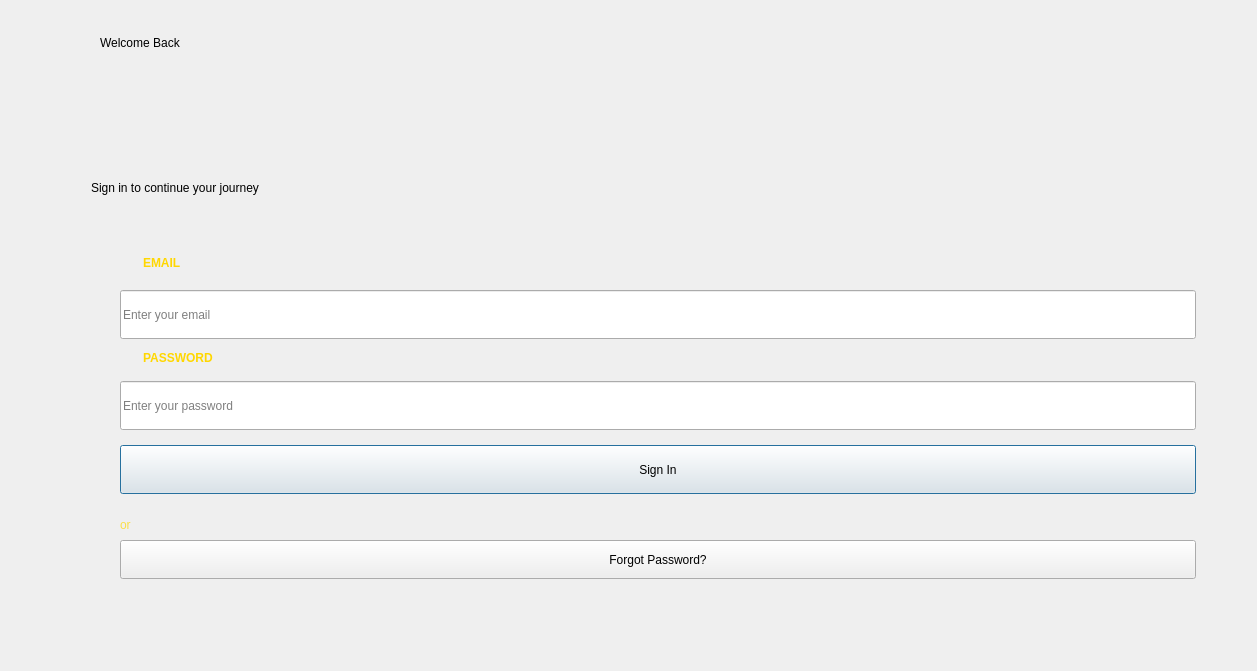
<?xml version="1.0" encoding="UTF-8"?>
<ui version="4.0">
 <class>Dialog</class>
 <widget class="QDialog" name="Dialog">
  <property name="geometry">
   <rect>
    <x>0</x>
    <y>0</y>
    <width>1257</width>
    <height>671</height>
   </rect>
  </property>
  <property name="windowTitle">
   <string>Dialog</string>
  </property>
  <widget class="QStackedWidget" name="stackedWidget">
   <property name="geometry">
    <rect>
     <x>40</x>
     <y>-10</y>
     <width>1231</width>
     <height>631</height>
    </rect>
   </property>
   <property name="currentIndex">
    <number>0</number>
   </property>
   <widget class="QWidget" name="page">
    <widget class="QLineEdit" name="emailInput_2">
     <property name="geometry">
      <rect>
       <x>80</x>
       <y>300</y>
       <width>1076</width>
       <height>49</height>
      </rect>
     </property>
     <property name="placeholderText">
      <string>Enter your email</string>
     </property>
    </widget>
    <widget class="QLabel" name="orLabel_2">
     <property name="geometry">
      <rect>
       <x>80</x>
       <y>519</y>
       <width>1081</width>
       <height>31</height>
      </rect>
     </property>
     <property name="styleSheet">
      <string notr="true">color: rgba(255, 215, 0, 0.7); font-size: 12px;</string>
     </property>
     <property name="text">
      <string>or</string>
     </property>
    </widget>
    <widget class="QLabel" name="emailLabel_2">
     <property name="geometry">
      <rect>
       <x>80</x>
       <y>265</y>
       <width>1076</width>
       <height>16</height>
      </rect>
     </property>
     <property name="styleSheet">
      <string notr="true">color: #FFD700; font-size: 12px; font-weight: bold; padding-left: 20px;</string>
     </property>
     <property name="text">
      <string>EMAIL</string>
     </property>
    </widget>
    <widget class="QPushButton" name="signInButton_2">
     <property name="geometry">
      <rect>
       <x>80</x>
       <y>455</y>
       <width>1076</width>
       <height>49</height>
      </rect>
     </property>
     <property name="text">
      <string>Sign In</string>
     </property>
    </widget>
    <widget class="QLabel" name="titleLabel">
     <property name="geometry">
      <rect>
       <x>60</x>
       <y>20</y>
       <width>1136</width>
       <height>66</height>
      </rect>
     </property>
     <property name="styleSheet">
      <string notr="true">font: 700 italic 25pt &quot;Segoe UI&quot;;</string>
     </property>
     <property name="text">
      <string>Welcome Back</string>
     </property>
    </widget>
    <widget class="QLabel" name="passwordLabel_2">
     <property name="geometry">
      <rect>
       <x>80</x>
       <y>360</y>
       <width>1076</width>
       <height>16</height>
      </rect>
     </property>
     <property name="styleSheet">
      <string notr="true">color: #FFD700; font-size: 12px; font-weight: bold; padding-left: 20px;</string>
     </property>
     <property name="text">
      <string>PASSWORD</string>
     </property>
    </widget>
    <widget class="QLabel" name="logoLabel_2">
     <property name="geometry">
      <rect>
       <x>41</x>
       <y>-12</y>
       <width>80</width>
       <height>80</height>
      </rect>
     </property>
     <property name="minimumSize">
      <size>
       <width>80</width>
       <height>80</height>
      </size>
     </property>
     <property name="maximumSize">
      <size>
       <width>60</width>
       <height>60</height>
      </size>
     </property>
     <property name="text">
      <string/>
     </property>
     <property name="pixmap">
      <pixmap>../../../Downloads/employer-CRUD/images/logo.png</pixmap>
     </property>
     <property name="scaledContents">
      <bool>true</bool>
     </property>
    </widget>
    <widget class="QPushButton" name="forgotpButton_2">
     <property name="geometry">
      <rect>
       <x>80</x>
       <y>550</y>
       <width>1076</width>
       <height>39</height>
      </rect>
     </property>
     <property name="text">
      <string>Forgot Password?</string>
     </property>
    </widget>
    <widget class="QLabel" name="subtitleLabel">
     <property name="geometry">
      <rect>
       <x>51</x>
       <y>178</y>
       <width>1136</width>
       <height>39</height>
      </rect>
     </property>
     <property name="text">
      <string>Sign in to continue your journey</string>
     </property>
    </widget>
    <widget class="QLineEdit" name="passwordInput_2">
     <property name="geometry">
      <rect>
       <x>80</x>
       <y>391</y>
       <width>1076</width>
       <height>49</height>
      </rect>
     </property>
     <property name="echoMode">
      <enum>QLineEdit::EchoMode::Normal</enum>
     </property>
     <property name="placeholderText">
      <string>Enter your password</string>
     </property>
    </widget>
   </widget>
   <widget class="QWidget" name="page_2">
    <widget class="QPushButton" name="sendBtn">
     <property name="geometry">
      <rect>
       <x>573</x>
       <y>429</y>
       <width>93</width>
       <height>28</height>
      </rect>
     </property>
     <property name="text">
      <string>Continue</string>
     </property>
    </widget>
    <widget class="QLabel" name="label_8">
     <property name="geometry">
      <rect>
       <x>493</x>
       <y>159</y>
       <width>261</width>
       <height>41</height>
      </rect>
     </property>
     <property name="styleSheet">
      <string notr="true">QLabel {
    color: black; /* Text color for labels */
    font-size: 30px; /* Adjust font size as needed */
    font-weight: bold; /* Make the text bold if desired */
    margin: 5px; /* Adjust margin as needed */
}</string>
     </property>
     <property name="text">
      <string>Reset password</string>
     </property>
    </widget>
    <widget class="QLabel" name="label_2">
     <property name="geometry">
      <rect>
       <x>444</x>
       <y>350</y>
       <width>70</width>
       <height>30</height>
      </rect>
     </property>
     <property name="styleSheet">
      <string notr="true">QLabel {
    color: black; /* Text color for labels */
    font-size: 16px; /* Adjust font size as needed */
    font-weight: bold; /* Make the text bold if desired */
    margin: 5px; /* Adjust margin as needed */
}</string>
     </property>
     <property name="text">
      <string>Email </string>
     </property>
    </widget>
    <widget class="QLabel" name="label">
     <property name="geometry">
      <rect>
       <x>393</x>
       <y>249</y>
       <width>481</width>
       <height>51</height>
      </rect>
     </property>
     <property name="styleSheet">
      <string notr="true">QLabel {
    color: black; /* Text color for labels */
    font-size: 16px; /* Adjust font size as needed */
    font-weight: bold; /* Make the text bold if desired */
    margin: 5px; /* Adjust margin as needed */
}</string>
     </property>
     <property name="text">
      <string>&lt;html&gt;&lt;head/&gt;&lt;body&gt;&lt;p&gt;&lt;span style=&quot; font-size:10pt;&quot;&gt;Enter your email associated with your account and&lt;br/&gt;we'll send an emal to reset your password&lt;/span&gt;&lt;/p&gt;&lt;/body&gt;&lt;/html&gt;</string>
     </property>
    </widget>
    <widget class="QLineEdit" name="rcpt">
     <property name="geometry">
      <rect>
       <x>520</x>
       <y>350</y>
       <width>261</width>
       <height>36</height>
      </rect>
     </property>
    </widget>
    <widget class="QPushButton" name="backToLogin1">
     <property name="geometry">
      <rect>
       <x>730</x>
       <y>430</y>
       <width>75</width>
       <height>23</height>
      </rect>
     </property>
     <property name="text">
      <string>Back to login</string>
     </property>
    </widget>
   </widget>
   <widget class="QWidget" name="page_3">
    <widget class="QLabel" name="label_10">
     <property name="geometry">
      <rect>
       <x>360</x>
       <y>220</y>
       <width>481</width>
       <height>71</height>
      </rect>
     </property>
     <property name="styleSheet">
      <string notr="true">QLabel {
    color: black; /* Text color for labels */
    font-size: 16px; /* Adjust font size as needed */
    font-weight: bold; /* Make the text bold if desired */
    margin: 5px; /* Adjust margin as needed */
}</string>
     </property>
     <property name="text">
      <string>&lt;html&gt;&lt;head/&gt;&lt;body&gt;&lt;p&gt;&lt;span style=&quot; font-size:8pt;&quot;&gt;Please enter the 4 digit code that send to your email adresse&lt;/span&gt;&lt;/p&gt;&lt;/body&gt;&lt;/html&gt;</string>
     </property>
    </widget>
    <widget class="QPushButton" name="verify_pb">
     <property name="geometry">
      <rect>
       <x>500</x>
       <y>390</y>
       <width>211</width>
       <height>61</height>
      </rect>
     </property>
     <property name="text">
      <string>Verify and Proceed</string>
     </property>
    </widget>
    <widget class="QLabel" name="label_9">
     <property name="geometry">
      <rect>
       <x>490</x>
       <y>120</y>
       <width>191</width>
       <height>71</height>
      </rect>
     </property>
     <property name="styleSheet">
      <string notr="true">QLabel {
    color: black; /* Text color for labels */
    font-size: 30px; /* Adjust font size as needed */
    font-weight: bold; /* Make the text bold if desired */
    margin: 5px; /* Adjust margin as needed */
}</string>
     </property>
     <property name="text">
      <string>Verification</string>
     </property>
    </widget>
    <widget class="QLineEdit" name="codebt">
     <property name="geometry">
      <rect>
       <x>450</x>
       <y>310</y>
       <width>281</width>
       <height>31</height>
      </rect>
     </property>
    </widget>
    <widget class="QPushButton" name="backToLogin2">
     <property name="geometry">
      <rect>
       <x>770</x>
       <y>390</y>
       <width>151</width>
       <height>51</height>
      </rect>
     </property>
     <property name="text">
      <string>Back to login</string>
     </property>
    </widget>
   </widget>
   <widget class="QWidget" name="page_4">
    <widget class="QLabel" name="label_12">
     <property name="geometry">
      <rect>
       <x>400</x>
       <y>240</y>
       <width>131</width>
       <height>51</height>
      </rect>
     </property>
     <property name="styleSheet">
      <string notr="true">QLabel {
    color: black; /* Text color for labels */
    font-size: 15px; /* Adjust font size as needed */
    font-weight: bold; /* Make the text bold if desired */
    margin: 5px; /* Adjust margin as needed */
}</string>
     </property>
     <property name="text">
      <string>New Password</string>
     </property>
    </widget>
    <widget class="QPushButton" name="cont_pb">
     <property name="geometry">
      <rect>
       <x>580</x>
       <y>380</y>
       <width>141</width>
       <height>31</height>
      </rect>
     </property>
     <property name="text">
      <string>Continue</string>
     </property>
    </widget>
    <widget class="QLineEdit" name="pas2">
     <property name="geometry">
      <rect>
       <x>550</x>
       <y>320</y>
       <width>231</width>
       <height>31</height>
      </rect>
     </property>
     <property name="echoMode">
      <enum>QLineEdit::EchoMode::Password</enum>
     </property>
    </widget>
    <widget class="QLineEdit" name="pas1">
     <property name="geometry">
      <rect>
       <x>550</x>
       <y>250</y>
       <width>231</width>
       <height>31</height>
      </rect>
     </property>
    </widget>
    <widget class="QLabel" name="label_13">
     <property name="geometry">
      <rect>
       <x>390</x>
       <y>320</y>
       <width>151</width>
       <height>31</height>
      </rect>
     </property>
     <property name="styleSheet">
      <string notr="true">QLabel {
    color: black; /* Text color for labels */
    font-size: 15px; /* Adjust font size as needed */
    font-weight: bold; /* Make the text bold if desired */
    margin: 5px; /* Adjust margin as needed */
}</string>
     </property>
     <property name="text">
      <string>Retype Password</string>
     </property>
    </widget>
    <widget class="QLabel" name="label_11">
     <property name="geometry">
      <rect>
       <x>450</x>
       <y>150</y>
       <width>341</width>
       <height>71</height>
      </rect>
     </property>
     <property name="styleSheet">
      <string notr="true">QLabel {
    color: black; /* Text color for labels */
    font-size: 30px; /* Adjust font size as needed */
    font-weight: bold; /* Make the text bold if desired */
    margin: 5px; /* Adjust margin as needed */
}</string>
     </property>
     <property name="text">
      <string>Enter New Password</string>
     </property>
    </widget>
    <widget class="QPushButton" name="backToLogin3">
     <property name="geometry">
      <rect>
       <x>760</x>
       <y>380</y>
       <width>131</width>
       <height>31</height>
      </rect>
     </property>
     <property name="text">
      <string>Back to login</string>
     </property>
    </widget>
   </widget>
  </widget>
 </widget>
 <resources/>
 <connections/>
</ui>
